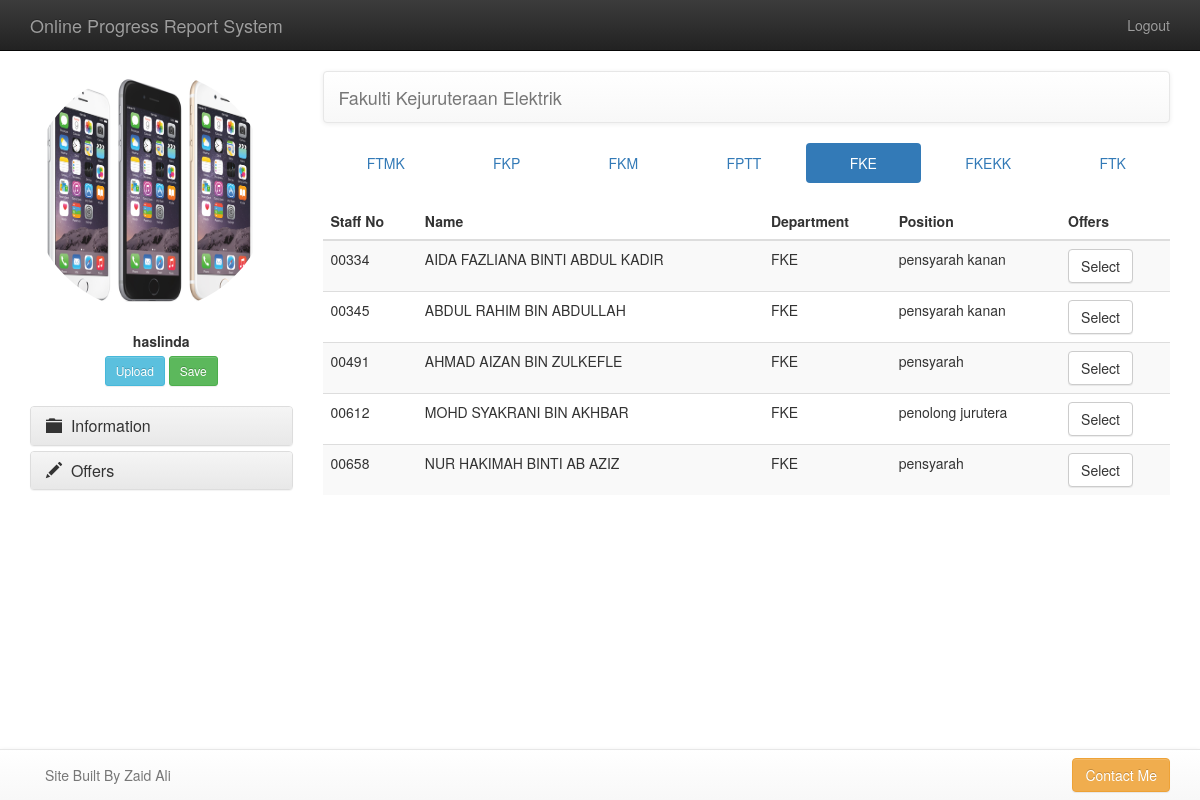
Screenshot of /oprs/php/adOfferFKE.php (signed in) with the database file from the repository.
### tables this page shows
CREATE TABLE `profile` (
  `idprofile` int(11) NOT NULL auto_increment,
  `name` varchar(50) NOT NULL,
  `title` varchar(50) NOT NULL,
  `id_No` varchar(45) NOT NULL,
  `ic_No` bigint(15) default NULL,
  `passport_No` varchar(15) default NULL,
  `DOB` varchar(20) NOT NULL,
  `birth_place` varchar(20) NOT NULL,
  `gender` varchar(10) NOT NULL,
  `religion` varchar(45) NOT NULL,
  `race` varchar(45) NOT NULL,
  `status` varchar(45) NOT NULL,
  `nationality` varchar(45) NOT NULL,
  `email` varchar(45) NOT NULL,
  `password` varchar(45) NOT NULL,
  `department` varchar(45) NOT NULL,
  `division` varchar(45) NOT NULL,
  `position` varchar(45) NOT NULL,
  `level_user` varchar(45) NOT NULL,
  `photo` longblob,
  PRIMARY KEY  (`idprofile`),
  UNIQUE KEY `idprofile_UNIQUE` (`idprofile`),
  KEY `id_No_idx` (`id_No`),
  KEY `idprofile` (`idprofile`),
  KEY `idprofile_2` (`idprofile`)
);

### oprs/php/adOfferFKE.php (the view, shortened to what this page needs)
<?php require_once('../Connections/connect.php'); ?>
<?php
$logoutAction = $_SERVER['PHP_SELF']."?doLogout=true";
?>
<?php
$editFormAction = $_SERVER['PHP_SELF'];
if (isset($_SERVER['QUERY_STRING'])) {
  $editFormAction .= "?" . htmlentities($_SERVER['QUERY_STRING']);
}
$query_fke = "SELECT * FROM profile WHERE department = 'fke'";
$fke = mysql_query($query_fke, $connect) or die(mysql_error());
$row_fke = mysql_fetch_assoc($fke);
?>
<!DOCTYPE html>
<html>
<head>
	<link href="../css/bootstrap-theme.min.css" rel="stylesheet">
	<link href="../css/bootstrap.min.css" rel="stylesheet">
	<link href="../css/bootstrap.css" rel="stylesheet">
	<link href="../css/style.css" rel="stylesheet">
</head>
<body>
	<div class ="navbar navbar-inverse navbar-static-top">
		<div class ="container">
			<a href ="#" class ="navbar-brand">Online Progress Report System</a>
			<div class ="collapse navbar-collapse navHeaderCollapse">
                <ul class="nav navbar-nav navbar-right">
                    <li><a href="<?php echo $logoutAction ?>">Logout</a></li>
                </ul>
			</div>
		</div>
	</div>
<div class="container">
    <div class="row profile">
		<div class="col-md-3">
			<div class="profile-sidebar">
				<div class="profile-userpic">
					<img src="../img/iphone.jpg" class="img-circle" width="240" height="240" alt="">
				</div><br>
				<div class="profile-usertitle">
					<div class="profile-usertitle-name">
						<center><label><?php echo $_SESSION['MM_Username']; ?></label></center>
					</div>
				</div>
				<div class="profile-userbuttons">
                <center>
					<button type="button" class="btn btn-info btn-sm">Upload</button>
					<button type="button" class="btn btn-success btn-sm">Save</button>
                    </center>
				</div><br>
				<div class="panel-group" id="accordion">
                    <div class="panel panel-default">
                        <div class="panel-heading">
                            <h4 class="panel-title">
                                <a data-toggle="collapse" data-parent="#accordion" href="#collapseInfo"><span class="glyphicon glyphicon-folder-close"></span>&nbsp;&nbsp;Information</a>
                            </h4>
                        </div>
                    </div>
                    <div class="panel panel-default">
                        <div class="panel-heading">
                            <h4 class="panel-title">
                                <a data-toggle="collapse" data-parent="#accordion" href="#collapseOff"><span class="glyphicon glyphicon-pencil"></span>&nbsp;&nbsp;Offers</a>
                            </h4>
                        </div>
                    </div>
                </div>
			</div>
		</div>
		<div class="col-md-9">
            <div class="row">
                <div class="col-md-12">
                    <nav class="navbar navbar-default">
                        <div class="container-fluid">
                            <div class="navbar-header">
                                <a class="navbar-brand">Fakulti Kejuruteraan Elektrik</a>
                            </div>
                        </div>
                    </nav>
                </div>
                <div class="col-md-12">
                    <ul class="nav nav-pills nav-justified">
                        <li><a href="../php/adOfferFTMK.php">FTMK</a></li>
                        <li><a href="../php/adOfferFKP.php">FKP</a></li>
                        <li><a href="../php/adOfferFKM.php">FKM</a></li>
                        <li><a href="../php/adOfferFPTT.php">FPTT</a></li>
                        <li class="active"><a href="../php/adOfferFKE.php">FKE</a></li>
                        <li><a href="../php/adOfferFKEKK.php">FKEKK</a></li>
                        <li><a href="../php/adOfferFTK.php">FTK</a></li>
                    </ul><br>
                </div>
                    <div class="col-md-12">
                        <table class="table table-striped" data-toggle="table">
                            <thead>
                              <tr>
                                <th>Staff No</th>
                                <th>Name</th>
                                <th>Department</th>
                                <th>Position</th>
                                <th>Offers</th>
                              </tr>
              </thead>
                            <tbody>
                            <?php do { ?>
                              <tr>
                                <td><?php echo $row_fke['id_No']; ?></td>
                                <td><?php echo $row_fke['name']; ?></td>
                                <td><?php echo $row_fke['department']; ?></td>
                                <td><?php echo $row_fke['position']; ?></td>
                                <td>
                                  <form action="<?php echo $editFormAction; ?>" method="POST" name="form">
                                    <button type="submit" class="btn btn-default">Select</button>
                                  </form>
                                    <?php } while ($row_fke = mysql_fetch_assoc($fke)); ?></td>
                              </tr>
                          </tbody>
                          </table>
          </div>
      </div>
  </div>
</div>
</div>
	<div class="navbar navbar-default navbar-fixed-bottom">
		<div class="container">
			<p class="navbar-text pull-left">Site Built By Zaid Ali</p>
			<a class="navbar-btn btn-warning btn pull-right">Contact Me</a>
		</div>
	</div>
</body>
</html>

### oprs/css/style.css (style rules this page uses)
body { margin-bottom: 80px; }

### rows the page displays
profile: id_No "00334", name "AIDA FAZLIANA BINTI ABDUL KADIR", department "FKE", position "pensyarah kanan"
profile: id_No "00345", name "ABDUL RAHIM BIN ABDULLAH", department "FKE", position "pensyarah kanan"
profile: id_No "00491", name "AHMAD AIZAN BIN ZULKEFLE", department "FKE", position "pensyarah"
profile: id_No "00612", name "MOHD SYAKRANI BIN AKHBAR", department "FKE", position "penolong jurutera"
profile: id_No "00658", name "NUR HAKIMAH BINTI AB AZIZ", department "FKE", position "pensyarah"

### other values shown
$_SESSION['MM_Username'] "haslinda"
